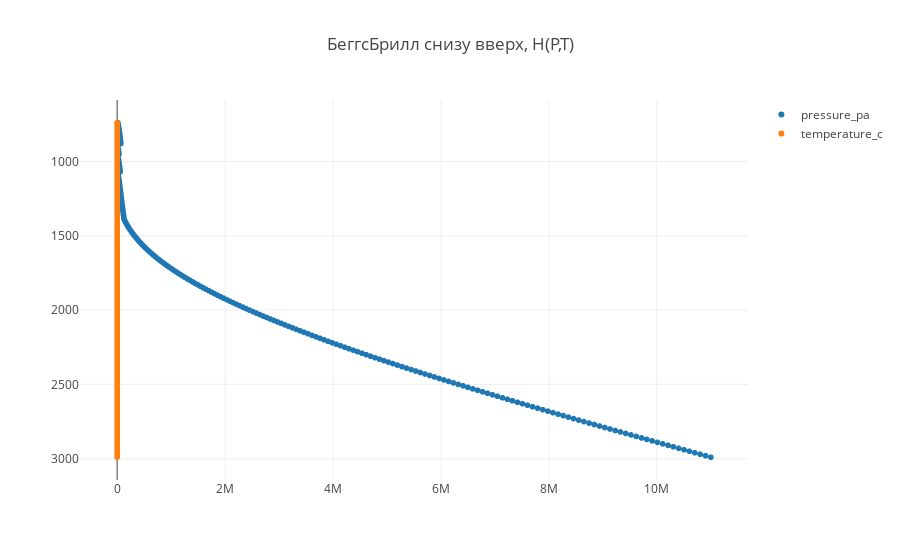

Notebook code cell kept with this figure:
### Code cell
trace1 = trace(28)
trace2 = trace(30)

data = [trace1, trace2]

plot()

### Figure 1 — Plotly figure (JSON) as saved in the notebook; plotly's stock layout.template omitted (floating-point values rounded to 4 significant figures; data arrays with more than 128 entries replaced by an {"elided": "..."} marker saying what was removed)
{"data": [{"mode": "markers", "name": "pressure_pa", "type": "scattergl", "uid": "dfed3bbe-6651-43a9-ac23-f3a28677e4b3", "x": {"elided": "300 float values"}, "y": {"elided": "300 int values"}}, {"mode": "markers", "name": "temperature_c", "type": "scattergl", "uid": "959c5946-4688-4961-8772-2cfee7be066c", "x": {"elided": "300 float values"}, "y": {"elided": "300 int values"}}], "layout": {"title": {"text": "БеггсБрилл снизу вверх, H(P,T)"}, "yaxis": {"autorange": "reversed"}}}
